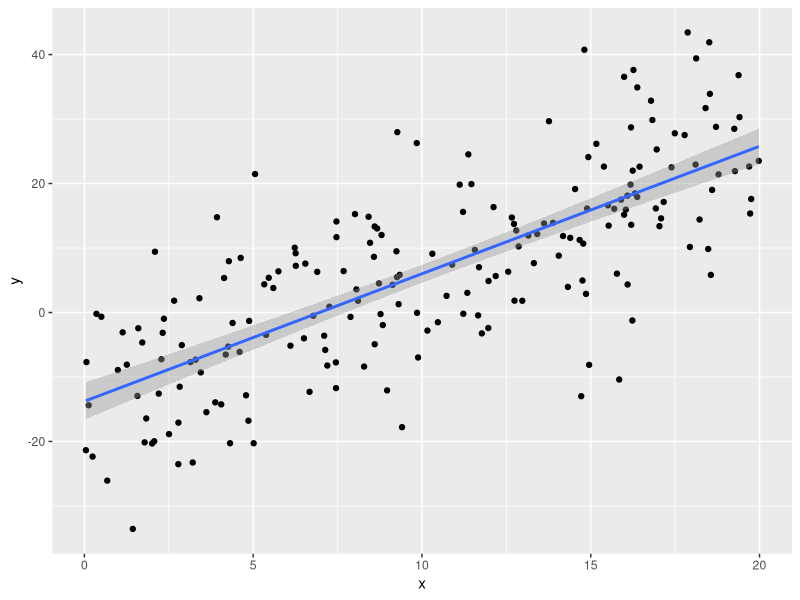
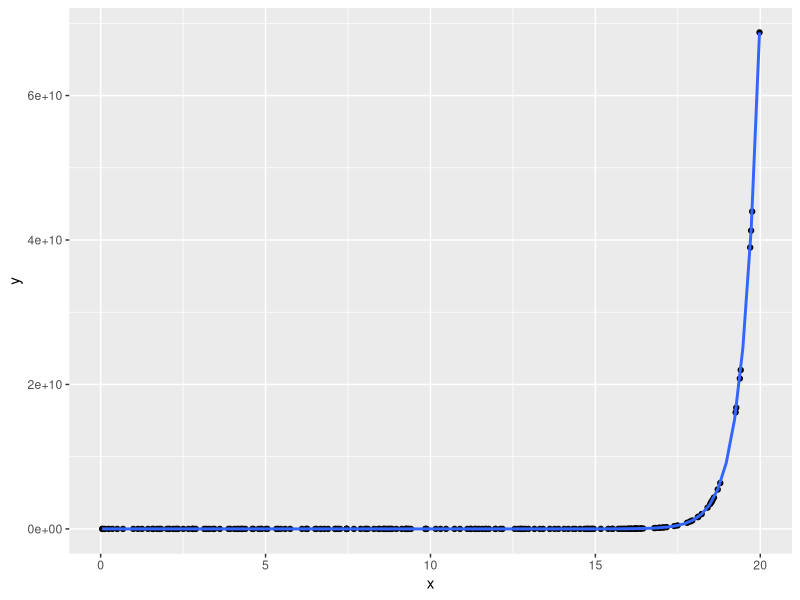
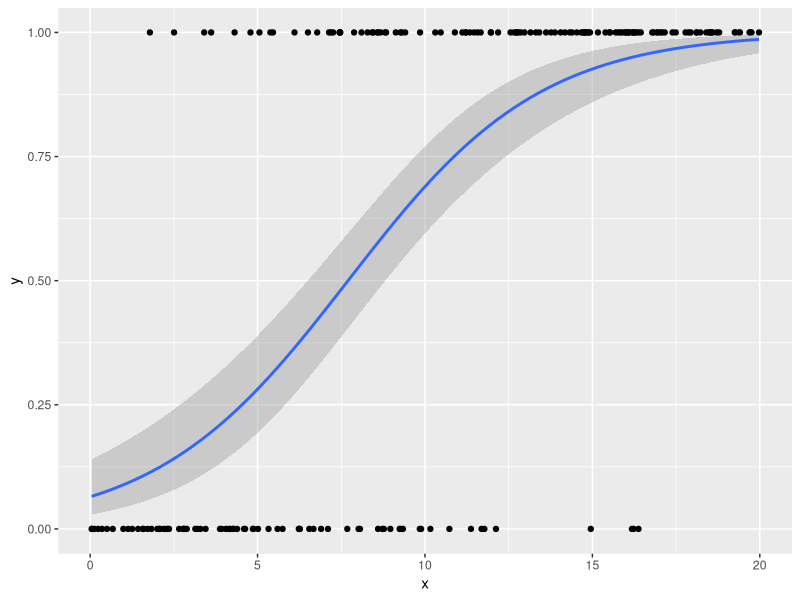

These charts were generated, in order, by the following R code:

library(tidyverse)

# Constants -------------------------------------------------------------------

data_n    <- 200
beta0 <- -15
beta1 <- 2
sigma <- 10

# x predictor
x <- runif(n = data_n, min = 0, max = 20)

# Linear ----------------------------------------------------------------------

# Generate outcome
y <- beta0 + x * beta1 + rnorm(data_n, sd = sigma)

# fit model
mod_lm <- glm(y ~ x, family = 'gaussian')

# Plot
tibble(y = y, x = x) %>% 
  ggplot(., aes(x = x, y = y)) + 
    geom_point() + 
    geom_smooth(method = 'glm', method.args = list(family = 'gaussian')) 




# Poisson ---------------------------------------------------------------------

# compute mu's
mu <- exp(beta0 + x * beta1)

# generate outcome
y <- rpois(n = data_n, lambda = mu)

# fit model
mod_poisson <- glm(y ~ x, family = 'poisson')

# plot
tibble(y = y, x = x) %>% 
  ggplot(., aes(x = x, y = y)) + 
    geom_point() + 
    geom_smooth(method = 'glm', method.args = list(family = 'poisson'))




# Logistic --------------------------------------------------------------------

# Generate data
s  <- beta0 + beta1 * x + rnorm(data_n, sd = sigma)
y  <- rbinom(data_n, size = 1, prob = exp(s) / (1 + exp(s)))

# Fit model
mod_log <- glm(y ~ x, family = 'binomial')

# plot
tibble(y = y, x = x) %>% 
  ggplot(., aes(x = x, y = y)) + 
    geom_point() + 
    geom_smooth(method = 'glm', method.args = list(family = 'binomial')) 